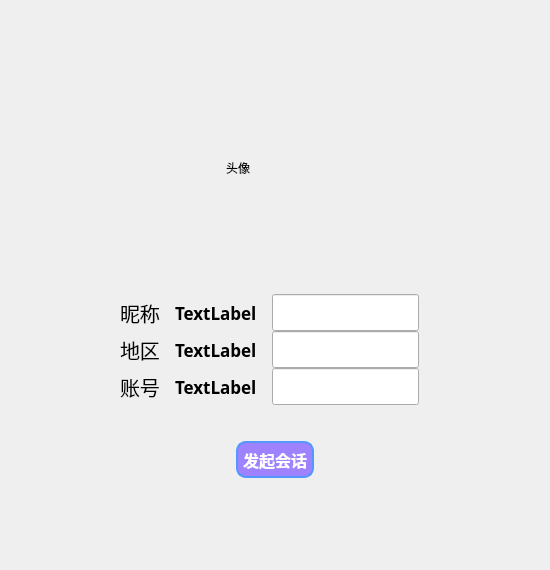
<?xml version="1.0" encoding="UTF-8"?>
<ui version="4.0">
 <class>PersonInfoForm</class>
 <widget class="QWidget" name="PersonInfoForm">
  <property name="geometry">
   <rect>
    <x>0</x>
    <y>0</y>
    <width>550</width>
    <height>570</height>
   </rect>
  </property>
  <property name="windowTitle">
   <string>Form</string>
  </property>
  <layout class="QVBoxLayout" name="verticalLayout" stretch="15,1,6,2,2,5">
   <property name="spacing">
    <number>0</number>
   </property>
   <property name="leftMargin">
    <number>0</number>
   </property>
   <property name="topMargin">
    <number>0</number>
   </property>
   <property name="rightMargin">
    <number>0</number>
   </property>
   <property name="bottomMargin">
    <number>0</number>
   </property>
   <item>
    <layout class="QGridLayout" name="gridLayout" rowstretch="6,7,3" columnstretch="9,4,9">
     <item row="1" column="2">
      <spacer name="horizontalSpacer_2">
       <property name="orientation">
        <enum>Qt::Horizontal</enum>
       </property>
       <property name="sizeHint" stdset="0">
        <size>
         <width>40</width>
         <height>20</height>
        </size>
       </property>
      </spacer>
     </item>
     <item row="0" column="1">
      <spacer name="verticalSpacer">
       <property name="orientation">
        <enum>Qt::Vertical</enum>
       </property>
       <property name="sizeHint" stdset="0">
        <size>
         <width>20</width>
         <height>40</height>
        </size>
       </property>
      </spacer>
     </item>
     <item row="2" column="1">
      <spacer name="verticalSpacer_2">
       <property name="orientation">
        <enum>Qt::Vertical</enum>
       </property>
       <property name="sizeHint" stdset="0">
        <size>
         <width>20</width>
         <height>40</height>
        </size>
       </property>
      </spacer>
     </item>
     <item row="1" column="0">
      <spacer name="horizontalSpacer">
       <property name="orientation">
        <enum>Qt::Horizontal</enum>
       </property>
       <property name="sizeHint" stdset="0">
        <size>
         <width>40</width>
         <height>20</height>
        </size>
       </property>
      </spacer>
     </item>
     <item row="1" column="1">
      <widget class="QLabel" name="labelHead">
       <property name="maximumSize">
        <size>
         <width>99</width>
         <height>99</height>
        </size>
       </property>
       <property name="text">
        <string>头像</string>
       </property>
      </widget>
     </item>
    </layout>
   </item>
   <item>
    <spacer name="verticalSpacer_5">
     <property name="orientation">
      <enum>Qt::Vertical</enum>
     </property>
     <property name="sizeType">
      <enum>QSizePolicy::Expanding</enum>
     </property>
     <property name="sizeHint" stdset="0">
      <size>
       <width>20</width>
       <height>40</height>
      </size>
     </property>
    </spacer>
   </item>
   <item>
    <layout class="QVBoxLayout" name="verticalLayout_2">
     <property name="leftMargin">
      <number>120</number>
     </property>
     <property name="rightMargin">
      <number>120</number>
     </property>
     <item>
      <layout class="QHBoxLayout" name="areaName" stretch="0,0,0,0">
       <property name="spacing">
        <number>15</number>
       </property>
       <item>
        <widget class="QLabel" name="label_4">
         <property name="font">
          <font>
           <family>宋体</family>
           <pointsize>15</pointsize>
          </font>
         </property>
         <property name="text">
          <string>昵称</string>
         </property>
        </widget>
       </item>
       <item>
        <widget class="QLabel" name="labelNickName">
         <property name="sizePolicy">
          <sizepolicy hsizetype="Expanding" vsizetype="Preferred">
           <horstretch>0</horstretch>
           <verstretch>0</verstretch>
          </sizepolicy>
         </property>
         <property name="font">
          <font>
           <family>等线</family>
           <pointsize>13</pointsize>
           <weight>75</weight>
           <bold>true</bold>
          </font>
         </property>
         <property name="text">
          <string>TextLabel</string>
         </property>
        </widget>
       </item>
       <item>
        <widget class="QLineEdit" name="editName">
         <property name="sizePolicy">
          <sizepolicy hsizetype="Expanding" vsizetype="Preferred">
           <horstretch>0</horstretch>
           <verstretch>0</verstretch>
          </sizepolicy>
         </property>
         <property name="font">
          <font>
           <family>等线</family>
           <pointsize>13</pointsize>
           <weight>75</weight>
           <bold>true</bold>
          </font>
         </property>
        </widget>
       </item>
       <item>
        <spacer name="horizontalSpacer_5">
         <property name="orientation">
          <enum>Qt::Horizontal</enum>
         </property>
         <property name="sizeHint" stdset="0">
          <size>
           <width>40</width>
           <height>20</height>
          </size>
         </property>
        </spacer>
       </item>
      </layout>
     </item>
     <item>
      <layout class="QHBoxLayout" name="areaAddress" stretch="0,0,0,0">
       <property name="spacing">
        <number>15</number>
       </property>
       <item>
        <widget class="QLabel" name="label_2">
         <property name="font">
          <font>
           <family>宋体</family>
           <pointsize>15</pointsize>
          </font>
         </property>
         <property name="text">
          <string>地区</string>
         </property>
        </widget>
       </item>
       <item>
        <widget class="QLabel" name="labelArea">
         <property name="font">
          <font>
           <family>等线</family>
           <pointsize>13</pointsize>
           <weight>75</weight>
           <bold>true</bold>
          </font>
         </property>
         <property name="text">
          <string>TextLabel</string>
         </property>
        </widget>
       </item>
       <item>
        <widget class="QLineEdit" name="editArea">
         <property name="sizePolicy">
          <sizepolicy hsizetype="Expanding" vsizetype="Preferred">
           <horstretch>0</horstretch>
           <verstretch>0</verstretch>
          </sizepolicy>
         </property>
         <property name="font">
          <font>
           <family>等线</family>
           <pointsize>13</pointsize>
           <weight>75</weight>
           <bold>true</bold>
          </font>
         </property>
        </widget>
       </item>
       <item>
        <spacer name="horizontalSpacer_6">
         <property name="orientation">
          <enum>Qt::Horizontal</enum>
         </property>
         <property name="sizeHint" stdset="0">
          <size>
           <width>40</width>
           <height>20</height>
          </size>
         </property>
        </spacer>
       </item>
      </layout>
     </item>
     <item>
      <layout class="QHBoxLayout" name="areaAccount" stretch="0,0,0,0">
       <property name="spacing">
        <number>15</number>
       </property>
       <item>
        <widget class="QLabel" name="label_6">
         <property name="font">
          <font>
           <family>宋体</family>
           <pointsize>15</pointsize>
          </font>
         </property>
         <property name="text">
          <string>账号</string>
         </property>
        </widget>
       </item>
       <item>
        <widget class="QLabel" name="labelAccount">
         <property name="font">
          <font>
           <family>等线</family>
           <pointsize>13</pointsize>
           <weight>75</weight>
           <bold>true</bold>
          </font>
         </property>
         <property name="text">
          <string>TextLabel</string>
         </property>
        </widget>
       </item>
       <item>
        <widget class="QLineEdit" name="editAccount">
         <property name="sizePolicy">
          <sizepolicy hsizetype="Expanding" vsizetype="Preferred">
           <horstretch>0</horstretch>
           <verstretch>0</verstretch>
          </sizepolicy>
         </property>
         <property name="font">
          <font>
           <family>等线</family>
           <pointsize>13</pointsize>
           <weight>75</weight>
           <bold>true</bold>
          </font>
         </property>
        </widget>
       </item>
       <item>
        <spacer name="horizontalSpacer_7">
         <property name="orientation">
          <enum>Qt::Horizontal</enum>
         </property>
         <property name="sizeHint" stdset="0">
          <size>
           <width>40</width>
           <height>20</height>
          </size>
         </property>
        </spacer>
       </item>
      </layout>
     </item>
    </layout>
   </item>
   <item>
    <spacer name="verticalSpacer_6">
     <property name="orientation">
      <enum>Qt::Vertical</enum>
     </property>
     <property name="sizeHint" stdset="0">
      <size>
       <width>20</width>
       <height>40</height>
      </size>
     </property>
    </spacer>
   </item>
   <item>
    <layout class="QHBoxLayout" name="horizontalLayout_4" stretch="3,1,3">
     <property name="spacing">
      <number>0</number>
     </property>
     <item>
      <spacer name="horizontalSpacer_3">
       <property name="orientation">
        <enum>Qt::Horizontal</enum>
       </property>
       <property name="sizeHint" stdset="0">
        <size>
         <width>40</width>
         <height>20</height>
        </size>
       </property>
      </spacer>
     </item>
     <item>
      <widget class="QPushButton" name="btFunction">
       <property name="sizePolicy">
        <sizepolicy hsizetype="Expanding" vsizetype="Expanding">
         <horstretch>0</horstretch>
         <verstretch>0</verstretch>
        </sizepolicy>
       </property>
       <property name="font">
        <font>
         <family>微软雅黑</family>
         <pointsize>12</pointsize>
         <weight>75</weight>
         <bold>true</bold>
        </font>
       </property>
       <property name="styleSheet">
        <string notr="true">QPushButton
{border:2px solid ;
border-color: rgb(83, 152, 255);
color: rgb(255, 255, 255);
border-radius:10px; 
background-color:rgb(159, 130, 255)
}
QPushButton:pressed
{border:none;
color: rgb(255, 255, 255);
border-radius:10px; 
background-color:rgb(223, 184, 255)
}</string>
       </property>
       <property name="text">
        <string>发起会话</string>
       </property>
      </widget>
     </item>
     <item>
      <spacer name="horizontalSpacer_4">
       <property name="orientation">
        <enum>Qt::Horizontal</enum>
       </property>
       <property name="sizeHint" stdset="0">
        <size>
         <width>40</width>
         <height>20</height>
        </size>
       </property>
      </spacer>
     </item>
    </layout>
   </item>
   <item>
    <spacer name="verticalSpacer_3">
     <property name="orientation">
      <enum>Qt::Vertical</enum>
     </property>
     <property name="sizeHint" stdset="0">
      <size>
       <width>20</width>
       <height>40</height>
      </size>
     </property>
    </spacer>
   </item>
  </layout>
 </widget>
 <resources/>
 <connections/>
</ui>
